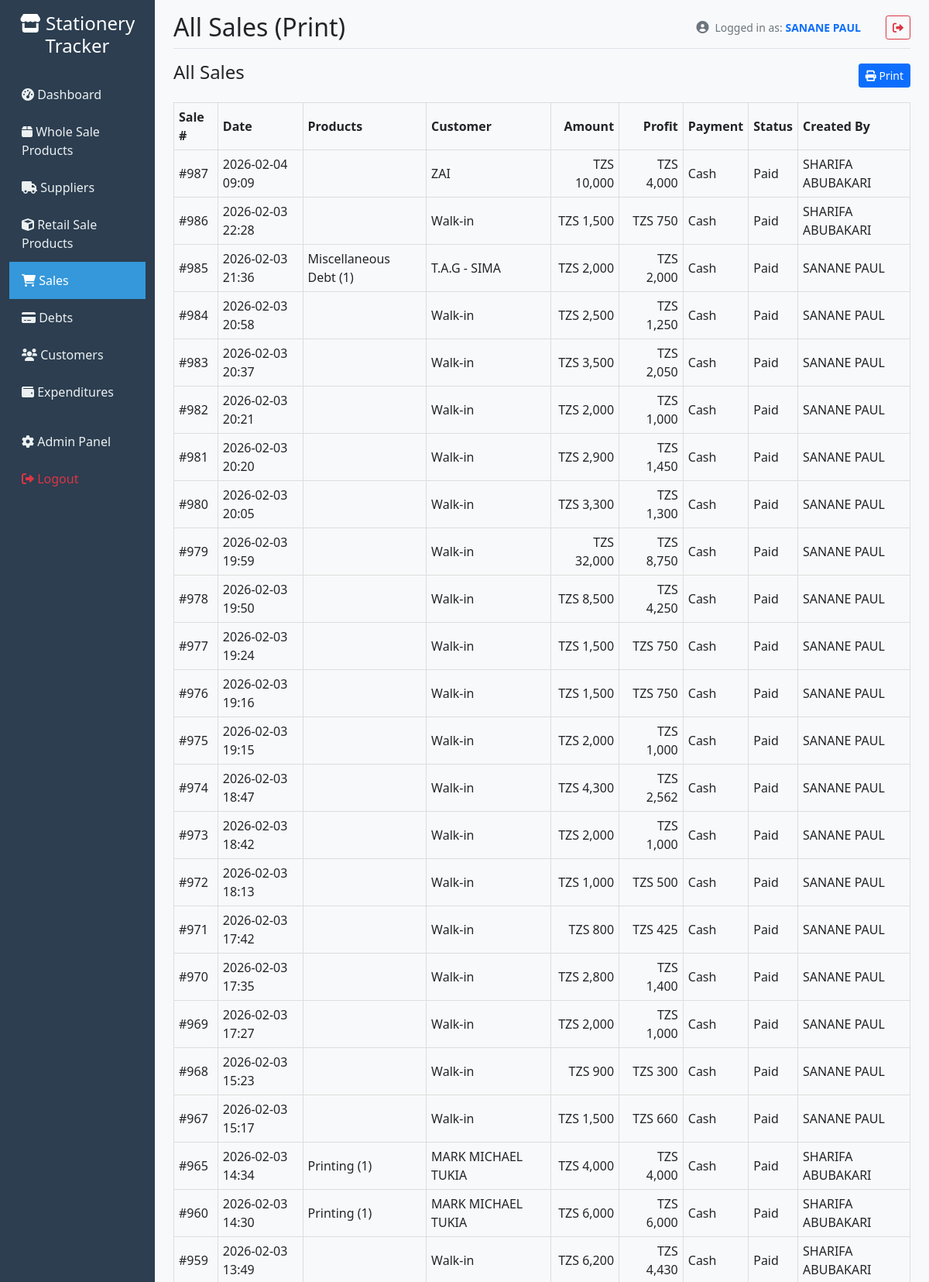
The app's page /sales/print/daily/ (signed in, upper part) with its own data.
### tracker/models.py (models this page shows, shortened)
class Customer(models.Model):
    name = models.CharField(max_length=200)
    email = models.EmailField(blank=True)
    phone = models.CharField(max_length=20, blank=True)
    address = models.TextField(blank=True)
    created_at = models.DateTimeField(auto_now_add=True)
    is_active = models.BooleanField(default=True)
    class Meta:
        ordering = ['name']

class Sale(models.Model):
    PAYMENT_CHOICES = [
        ('cash', 'Cash'),
        ('card', 'Card'),
        ('bank_transfer', 'Bank Transfer'),
        ('credit', 'Credit'),
    ]
    customer = models.ForeignKey(Customer, on_delete=models.SET_NULL, null=True, blank=True)
    sale_date = models.DateTimeField(auto_now_add=True)
    total_amount = models.DecimalField(max_digits=10, decimal_places=2, default=0.00, validators=[MinValueValidator(Decimal('0.00'))])
    payment_method = models.CharField(max_length=20, choices=PAYMENT_CHOICES, default='cash')
    is_paid = models.BooleanField(default=True)
    notes = models.TextField(blank=True)
    created_by = models.ForeignKey(User, on_delete=models.SET_NULL, null=True)
    class Meta:
        ordering = ['-sale_date']

### tracker/views.py (the view, shortened to what this page needs)
# urls.py: path('sales/print/daily/', views.sales_daily_print, name='sales_daily_print'),
@login_required
def sales_daily_print(request):
    sales = Sale.objects.select_related('customer', 'created_by').order_by('-sale_date')
    start_date = request.GET.get('start_date')
    end_date = request.GET.get('end_date')
    payment_status = request.GET.get('payment_status')
    if start_date in (None, '', 'None'):
        start_date = None
    if end_date in (None, '', 'None'):
        end_date = None
    if payment_status in (None, '', 'None'):
        payment_status = None
    if start_date:
        sales = sales.filter(sale_date__date__gte=start_date)
    if end_date:
        sales = sales.filter(sale_date__date__lte=end_date)
    if payment_status == 'paid':
        sales = sales.filter(is_paid=True)
    elif payment_status == 'unpaid':
        sales = sales.filter(is_paid=False)
    product_search = request.GET.get('product') or request.GET.get('search_product')
    sales = sales.select_related('customer').prefetch_related('items__retail_item', 'items__wholesale_item')
    rows = []
    for sale in sales:
        try:
            total_cost = sum(
                (si.quantity * (si.retail_item.cost_price if si.product_type == 'retail' and si.retail_item else Decimal('0')))
                for si in sale.items.all()
            )
        except Exception:
            total_cost = Decimal('0')
        revenue = sale.total_amount or Decimal('0')
        profit = revenue - (total_cost or Decimal('0'))
        try:
            date_str = timezone.localtime(sale.sale_date).strftime('%Y-%m-%d %H:%M')
        except Exception:
            date_str = str(sale.sale_date)
        products_list = []
        try:
            sale_items = list(sale.items.select_related('item').all())
        except Exception:
            sale_items = []
        if sale_items:
            for si in sale_items:
                products_list.append(f"{si.item.name} ({si.quantity})")
        else:
            import re
            m = re.search(r'Payment for Debt #(\d+)', (sale.notes or ''))
            if m:
                from .models import Debt
                try:
                    debt = Debt.objects.select_related('item', 'sale').get(pk=int(m.group(1)))
                    if debt.sale and debt.sale.items.exists():
                        for si in debt.sale.items.select_related('item').all():
                            products_list.append(f"{si.item.name} ({si.quantity})")
                    elif debt.item:
                        products_list.append(f"{debt.item.name} ({debt.quantity})")
                except Debt.DoesNotExist:
                    pass
        products_str = ', '.join(products_list) if products_list else ''
        created_by_name = ''
        if sale.created_by:
            try:
                created_by_name = sale.created_by.get_full_name() or sale.created_by.username
            except Exception:
                created_by_name = getattr(sale.created_by, 'username', '')
        rows.append({
            'id': sale.id,
            'date': date_str,
            'customer': sale.customer.name if sale.customer else 'Walk-in',
            'amount': revenue,
            'profit': profit,
            'products': products_str,
            'payment_method': sale.get_payment_method_display(),
            'status': 'Paid' if sale.is_paid else 'Unpaid',
            'created_by': created_by_name,
        })
    context = {
        'sales_rows': rows,
        'start_date': start_date,
        'end_date': end_date,
        'payment_status': payment_status,
    }
    return render(request, 'tracker/sales_all_print.html', context)

### templates/tracker/sales_all_print.html (shortened to what this page needs)
{% extends 'base.html' %}
{% load humanize tz %}
{% block page_title %}All Sales (Print){% endblock %}
{% block content %}
<div class="d-flex justify-content-between align-items-center mb-3">
  <h4>All Sales</h4>
  <div class="no-print">
    <button onclick="window.print()" class="btn btn-primary btn-sm"><i class="fas fa-print"></i> Print</button>
  </div>
</div>
{% if sales_rows %}
<table class="table-fixed">
  <thead>
    <tr>
      <th>Sale #</th>
      <th>Date</th>
      <th>Products</th>
      <th>Customer</th>
      <th class="text-end">Amount</th>
      <th class="text-end">Profit</th>
      <th>Payment</th>
      <th>Status</th>
      <th>Created By</th>
    </tr>
  </thead>
  <tbody>
    {% for s in sales_rows %}
    <tr>
      <td>#{{ s.id }}</td>
      <td>{{ s.date }}</td>
      <td>{{ s.products }}</td>
      <td>{{ s.customer }}</td>
      <td class="text-end">TZS {{ s.amount|floatformat:0|intcomma }}</td>
      <td class="text-end">TZS {{ s.profit|floatformat:0|intcomma }}</td>
      <td>{{ s.payment_method }}</td>
      <td>{{ s.status }}</td>
      <td>{{ s.created_by }}</td>
    </tr>
    {% endfor %}
  </tbody>
</table>
{% else %}
<p>No sales found for the selected filters.</p>
{% endif %}
{% endblock %}

### templates/base.html (shortened to what this page needs)
<!DOCTYPE html>
<html lang="en">
<head>
    <link href="https://cdn.jsdelivr.net/npm/bootstrap@5.1.3/dist/css/bootstrap.min.css" rel="stylesheet">
    <link href="https://cdnjs.cloudflare.com/ajax/libs/font-awesome/6.0.0/css/all.min.css" rel="stylesheet">
    {% load static tz %}
    <link href="{% static 'custom.css' %}" rel="stylesheet">
</head>
<body>
    {% localtime on %}
    <div class="container-fluid">
        <div class="row">
            <nav class="col-md-3 col-lg-2 d-md-block sidebar collapse" id="sidebar">
                <div class="position-sticky pt-3">
                    <div class="text-center mb-4 position-relative">
                        <h4 class="text-white">
                            <i class="fas fa-store"></i> Stationery Tracker
                        </h4>
                    </div>
                    <ul class="nav flex-column">
                        <li class="nav-item">
                            <a class="nav-link {% if request.resolver_match.url_name == 'dashboard' %}active{% endif %}" href="{% url 'dashboard' %}">
                                <i class="fas fa-tachometer-alt"></i> Dashboard
                            </a>
                        </li>
                        <li class="nav-item">
                            <a class="nav-link {% if 'product' in request.resolver_match.url_name %}active{% endif %}" href="{% url 'product_list' %}">
                                <i class="fas fa-box"></i> Whole Sale Products
                            </a>
                        </li>
                        <li class="nav-item">
                            <a class="nav-link {% if 'supplier' in request.resolver_match.url_name %}active{% endif %}" href="{% url 'supplier_list' %}">
                                <i class="fas fa-truck"></i> Suppliers
                            </a>
                        </li>
                        <li class="nav-item">
                            <a class="nav-link {% if 'stationery' in request.resolver_match.url_name %}active{% endif %}" href="{% url 'stationery_list' %}">
                                <i class="fas fa-cube"></i> Retail Sale Products
                            </a>
                        </li>
                        <li class="nav-item">
                            <a class="nav-link {% if 'sales' in request.resolver_match.url_name %}active{% endif %}" href="{% url 'sales_list' %}">
                                <i class="fas fa-shopping-cart"></i> Sales
                            </a>
                        </li>
                        <li class="nav-item">
                            <a class="nav-link {% if 'debts' in request.resolver_match.url_name %}active{% endif %}" href="{% url 'debts_list' %}">
                                <i class="fas fa-credit-card"></i> Debts
                            </a>
                        </li>
                        <li class="nav-item">
                            <a class="nav-link {% if 'customers' in request.resolver_match.url_name %}active{% endif %}" href="{% url 'customers_list' %}">
                                <i class="fas fa-users"></i> Customers
                            </a>
                        </li>
                        <li class="nav-item">
                            <a class="nav-link {% if 'expend' in request.resolver_match.url_name %}active{% endif %}" href="{% url 'expenditures_list' %}">
                                <i class="fas fa-wallet"></i> Expenditures
                            </a>
                        </li>
                        <li class="nav-item mt-3">
                            <a class="nav-link" href="/admin/">
                                <i class="fas fa-cog"></i> Admin Panel
                            </a>
                        </li>
                        <li class="nav-item">
                            <form method="post" action="{% url 'logout' %}" style="display: inline;">
                                <button type="submit" class="nav-link text-danger" style="background: none; border: none; padding: 0.75rem 1rem; width: 100%; text-align: left; cursor: pointer;">
                                    <i class="fas fa-sign-out-alt"></i> Logout
                                </button>
                            </form>
                        </li>
                    </ul>
                </div>
            </nav>
            <main class="col-md-9 ms-sm-auto col-lg-10 px-md-4 main-content">
                <div class="d-flex justify-content-between flex-wrap flex-md-nowrap align-items-center pt-3 pb-2 mb-3 border-bottom">
                    <div class="d-flex align-items-center">
                        <h1 class="h2 mb-0">{% block page_title %}Dashboard{% endblock %}</h1>
                    </div>
                    <div class="d-flex align-items-center gap-3">
                        {% if user.is_authenticated %}
                        <div class="d-none d-md-flex align-items-center text-muted">
                            <i class="fas fa-user-circle me-2"></i>
                            <span class="small">
                                Logged in as: <strong class="text-primary">{{ user.get_full_name|default:user.username }}</strong>
                            </span>
                        </div>
                        {% endif %}
                        {% if user.is_authenticated %}
                        <form method="post" action="{% url 'logout' %}" style="display: inline;">
                            <button type="submit" class="btn btn-outline-danger btn-sm" title="Logout">
                                <i class="fas fa-sign-out-alt"></i>
                            </button>
                        </form>
                        {% endif %}
                    </div>
                </div>
                {% block content %}{% endblock %}
            </main>
        </div>
    </div>
    {% endlocaltime %}
</body>
</html>

### static/custom.css (style rules this page uses)
.sidebar .nav-link.active { background-color: #3498db !important; color: #fff !important; }

### templates/base.html (style rules this page uses)
.sidebar { min-height: 100vh; background-color: #2c3e50; position: relative; }
.sidebar .nav-link { color: #ecf0f1; padding: 0.75rem 1rem; }
.sidebar .nav-link.active { background-color: #3498db; color: #fff; }
.main-content { background-color: #f8f9fa; min-height: 100vh; }
@media (min-width: 768px) { .sidebar { min-height: calc(100vh - 56px); } }

### templates/tracker/sales_all_print.html (style rules this page uses)
.table-fixed { width:100%; border-collapse: collapse; }
.table-fixed th, .table-fixed td { border: 1px solid #ddd; padding: 6px; }
.table-fixed th { background:#f8f9fa; }

### records on screen
Customer: customer "ZAI"
Sale: amount "10,000"
Sale: amount "1,500"
Customer: customer "T.A.G - SIMA"
Sale: amount "2,000"
Sale: amount "2,500"
Sale: amount "3,500"
Sale: amount "2,000"
Sale: amount "2,900"
Sale: amount "3,300"
Sale: amount "32,000"
Sale: amount "8,500"
Sale: amount "1,500"
Sale: amount "1,500"
Sale: amount "2,000"
Sale: amount "4,300"
Sale: amount "2,000"
Sale: amount "1,000"
Sale: amount "800"
Sale: amount "2,800"
Sale: amount "2,000"
Sale: amount "900"
Sale: amount "1,500"
Customer: customer "MARK MICHAEL TUKIA" "MARK MICHAEL TUKIA"
Sale: amount "4,000"
Sale: amount "6,000"
Sale: amount "6,200"

### other values on screen
{{ user.get_full_name|default:user.username }} "SANANE PAUL"
{{ s.id }} "987" "986" "985" "984" "983" "982" "981" "980" "979" "978" "977" "976" "975" "974" "973" "972" "971" "970" "969" "968" "967" "965" "960" "959"
{{ s.date }} "2026-02-04 09:09" "2026-02-03 22:28" "2026-02-03 21:36" "2026-02-03 20:58" "2026-02-03 20:37" "2026-02-03 20:21" "2026-02-03 20:20" "2026-02-03 20:05" "2026-02-03 19:59" "2026-02-03 19:50" "2026-02-03 19:24" "2026-02-03 19:16" "2026-02-03 19:15" "2026-02-03 18:47" "2026-02-03 18:42" "2026-02-03 18:13" "2026-02-03 17:42" "2026-02-03 17:35" "2026-02-03 17:27" "2026-02-03 15:23" "2026-02-03 15:17" "2026-02-03 14:34" "2026-02-03 14:30" "2026-02-03 13:49"
{{ s.profit|floatformat:0|intcomma }} "4,000" "750" "2,000" "1,250" "2,050" "1,000" "1,450" "1,300" "8,750" "4,250" "750" "750" "1,000" "2,562" "1,000" "500" "425" "1,400" "1,000" "300" "660" "4,000" "6,000" "4,430"
{{ s.payment_method }} "Cash" "Cash" "Cash" "Cash" "Cash" "Cash" "Cash" "Cash" "Cash" "Cash" "Cash" "Cash" "Cash" "Cash" "Cash" "Cash" "Cash" "Cash" "Cash" "Cash" "Cash" "Cash" "Cash" "Cash"
{{ s.status }} "Paid" "Paid" "Paid" "Paid" "Paid" "Paid" "Paid" "Paid" "Paid" "Paid" "Paid" "Paid" "Paid" "Paid" "Paid" "Paid" "Paid" "Paid" "Paid" "Paid" "Paid" "Paid" "Paid" "Paid"
{{ s.created_by }} "SHARIFA ABUBAKARI" "SHARIFA ABUBAKARI" "SANANE PAUL" "SANANE PAUL" "SANANE PAUL" "SANANE PAUL" "SANANE PAUL" "SANANE PAUL" "SANANE PAUL" "SANANE PAUL" "SANANE PAUL" "SANANE PAUL" "SANANE PAUL" "SANANE PAUL" "SANANE PAUL" "SANANE PAUL" "SANANE PAUL" "SANANE PAUL" "SANANE PAUL" "SANANE PAUL" "SANANE PAUL" "SHARIFA ABUBAKARI" "SHARIFA ABUBAKARI" "SHARIFA ABUBAKARI"
{{ s.customer }} "Walk-in" "Walk-in" "Walk-in" "Walk-in" "Walk-in" "Walk-in" "Walk-in" "Walk-in" "Walk-in" "Walk-in" "Walk-in" "Walk-in" "Walk-in" "Walk-in" "Walk-in" "Walk-in" "Walk-in" "Walk-in" "Walk-in" "Walk-in"
{{ s.products }} "Miscellaneous Debt (1)" "Printing (1)" "Printing (1)"
